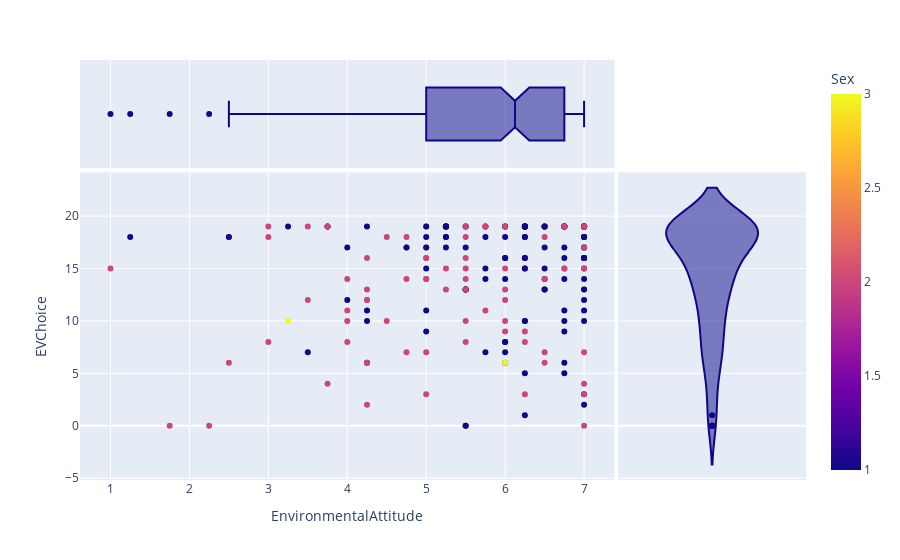
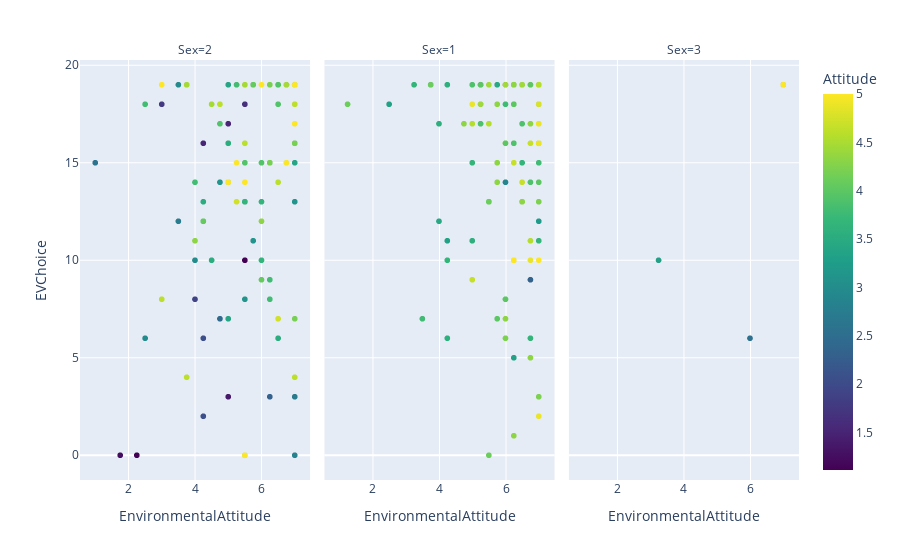

The notebook cell saved with these charts, in order:
### Code cell
#print plot with plotly express
fig = px.scatter(df, x="EnvironmentalAttitude", y="EVChoice", color="Sex", marginal_y="violin",marginal_x="box")
fig.show()

fig2 = px.scatter(df, x="EnvironmentalAttitude", y="EVChoice", color="Attitude", facet_col="Sex",color_continuous_scale=px.colors.sequential.Viridis, render_mode="webgl")
fig2.show()

### Figure 1 — Plotly figure (JSON) as saved in the notebook; plotly's stock layout.template omitted (floating-point values rounded to 4 significant figures; data arrays with more than 128 entries replaced by an {"elided": "..."} marker saying what was removed)
{"data": [{"hoverlabel": {"namelength": 0}, "hovertemplate": "EnvironmentalAttitude=%{x}<br>EVChoice=%{y}<br>Sex=%{marker.color}", "legendgroup": "", "marker": {"color": {"elided": "230 int values"}, "coloraxis": "coloraxis", "symbol": "circle"}, "mode": "markers", "name": "", "showlegend": false, "type": "scatter", "x": {"elided": "230 float values"}, "xaxis": "x", "y": {"elided": "230 int values"}, "yaxis": "y"}, {"alignmentgroup": "True", "hoverlabel": {"namelength": 0}, "hovertemplate": "EnvironmentalAttitude=%{x}", "legendgroup": "", "marker": {"color": "#0d0887", "symbol": "circle"}, "name": "", "notched": true, "offsetgroup": "", "showlegend": false, "type": "box", "x": {"elided": "230 float values"}, "xaxis": "x3", "yaxis": "y3"}, {"alignmentgroup": "True", "hoverlabel": {"namelength": 0}, "hovertemplate": "EVChoice=%{y}", "legendgroup": "", "marker": {"color": "#0d0887", "symbol": "circle"}, "name": "", "offsetgroup": "", "scalegroup": "y", "showlegend": false, "type": "violin", "xaxis": "x2", "y": {"elided": "230 int values"}, "yaxis": "y2"}], "layout": {"coloraxis": {"colorbar": {"title": {"text": "Sex"}}, "colorscale": [[0, "#0d0887"], [0.1111, "#46039f"], [0.2222, "#7201a8"], [0.3333, "#9c179e"], [0.4444, "#bd3786"], [0.5556, "#d8576b"], [0.6667, "#ed7953"], [0.7778, "#fb9f3a"], [0.8889, "#fdca26"], [1, "#f0f921"]]}, "legend": {"tracegroupgap": 0}, "margin": {"t": 60}, "xaxis": {"anchor": "y", "domain": [0, 0.7363], "title": {"text": "EnvironmentalAttitude"}}, "xaxis2": {"anchor": "y2", "domain": [0.7413, 1], "matches": "x2", "showgrid": false, "showline": false, "showticklabels": false, "ticks": ""}, "xaxis3": {"anchor": "y3", "domain": [0, 0.7363], "matches": "x", "showgrid": true, "showticklabels": false}, "xaxis4": {"anchor": "y4", "domain": [0.7413, 1], "matches": "x2", "showgrid": false, "showline": false, "showticklabels": false, "ticks": ""}, "yaxis": {"anchor": "x", "domain": [0, 0.7326], "title": {"text": "EVChoice"}}, "yaxis2": {"anchor": "x2", "domain": [0, 0.7326], "matches": "y", "showgrid": true, "showticklabels": false}, "yaxis3": {"anchor": "x3", "domain": [0.7426, 1], "matches": "y3", "showgrid": false, "showline": false, "showticklabels": false, "ticks": ""}, "yaxis4": {"anchor": "x4", "domain": [0.7426, 1], "matches": "y3", "showgrid": true, "showline": false, "showticklabels": false, "ticks": ""}}}

### Figure 2 — Plotly figure (JSON) as saved in the notebook; plotly's stock layout.template omitted (floating-point values rounded to 4 significant figures)
{"data": [{"hoverlabel": {"namelength": 0}, "hovertemplate": "Sex=2<br>EnvironmentalAttitude=%{x}<br>EVChoice=%{y}<br>Attitude=%{marker.color}", "legendgroup": "", "marker": {"color": [3.56, 3.78, 4.89, 4.89, 3.89, 3.33, 3.44, 2, 4.67, 4.78, 3.44, 5, 4.67, 3.44, 5, 5, 4.22, 4.33, 5, 4, 4.67, 4.89, 4.56, 4.33, 2.89, 4.67, 3.78, 4.11, 2.56, 4, 4.22, 1.78, 3.78, 3.78, 4.78, 2.11, 4.33, 4.67, 2.11, 5, 4.67, 3.22, 4.67, 3, 5, 4, 4, 4.11, 4.11, 4.44, 4.89, 4.67, 4.78, 3.78, 3.44, 4.67, 4.44, 3.33, 3.78, 4.67, 3.67, 4.22, 5, 2.56, 4.44, 2.33, 5, 4.56, 4.44, 4.78, 5, 5, 3.78, 4.56, 3.89, 3.89, 3.11, 3.67, 3.78, 5, 4.44, 1.78, 5, 3, 5, 5, 4.11, 2.78, 3.33, 1.89, 4.22, 2.44, 4.56, 3.33, 5, 4.56, 3.89, 4.33, 4.67, 3.67, 4.22, 3.44, 3.11, 4, 4.33, 2.22, 3.44, 4, 4.11, 5, 4.56, 5], "coloraxis": "coloraxis", "symbol": "circle"}, "mode": "markers", "name": "", "showlegend": false, "type": "scattergl", "x": [5.5, 7, 6.75, 6.25, 6, 4, 5.5, 5, 3.75, 6.5, 5.5, 7, 5.5, 7, 3, 6.25, 7, 7, 5.25, 5.25, 7, 7, 4.5, 6.25, 4.75, 5.75, 4.5, 5.5, 4.25, 6.25, 6, 2.25, 6.25, 4.25, 6.5, 5, 7, 7, 4.25, 6.5, 3, 7, 7, 5.5, 5.5, 6.25, 7, 4.75, 6.5, 6.75, 7, 6.5, 5.25, 6.5, 4.25, 4.75, 5, 2.5, 5.75, 7, 5, 5.75, 6.75, 4.25, 7, 3, 3.75, 3.75, 6, 6.75, 7, 6.5, 5, 6.5, 7, 5.5, 7, 5, 5, 5, 4, 5.5, 5.25, 1, 7, 6.75, 6, 6.25, 3.5, 1.75, 4.25, 4, 3.75, 6.75, 5.5, 5.5, 6, 7, 5.5, 7, 6.5, 5.75, 3.5, 4, 6.25, 5.5, 4.75, 2.5, 6.5, 6, 6.75, 7], "xaxis": "x", "y": [0, 16, 19, 19, 10, 10, 13, 3, 4, 19, 8, 19, 19, 13, 19, 19, 19, 19, 19, 19, 19, 18, 18, 19, 7, 19, 10, 15, 2, 8, 9, 0, 15, 13, 7, 17, 16, 18, 16, 19, 8, 0, 4, 13, 0, 9, 19, 17, 18, 15, 19, 14, 13, 6, 12, 18, 16, 6, 19, 19, 7, 19, 19, 6, 19, 18, 19, 19, 12, 19, 17, 19, 14, 19, 19, 13, 3, 19, 16, 14, 11, 10, 15, 15, 19, 15, 15, 3, 19, 0, 12, 8, 19, 19, 14, 19, 13, 7, 16, 15, 19, 11, 12, 14, 15, 18, 14, 18, 19, 19, 19, 19], "yaxis": "y"}, {"hoverlabel": {"namelength": 0}, "hovertemplate": "Sex=1<br>EnvironmentalAttitude=%{x}<br>EVChoice=%{y}<br>Attitude=%{marker.color}", "legendgroup": "", "marker": {"color": [4.89, 4.89, 5, 4.89, 3.67, 3.67, 4.22, 3.33, 3.67, 3.44, 4.22, 3.89, 4.33, 3.89, 4, 4.56, 3.56, 4, 5, 4.78, 3.11, 4.67, 3.78, 4.78, 5, 4.78, 4.56, 3.89, 4.44, 4.33, 5, 4.11, 4.44, 4, 4.11, 4.22, 4.56, 4.67, 2.89, 4.33, 2.89, 5, 1.11, 4.89, 3.89, 4, 2.33, 2.44, 4.33, 3.89, 4.11, 3.89, 4.11, 4.89, 3.22, 3.44, 4.89, 4.89, 4.89, 4.44, 2.78, 3.33, 4.89, 3.78, 3.56, 4.78, 4.78, 3.56, 4.11, 3.78, 3.78, 4.56, 4.33, 4, 4.44, 4, 4.78, 3.67, 3.56, 3.56, 4.11, 5, 4.89, 3.56, 3.67, 3.78, 4.33, 4.33, 4, 4.56, 4.44, 3.67, 4, 3.67, 4, 4.33, 4.33, 4.89, 4.89, 2.89, 4.33, 3.89, 4.89, 4.67, 3.78, 4, 4.78, 4.78, 3.22, 4.33, 4.67, 4.56, 4.44, 3.33], "coloraxis": "coloraxis", "symbol": "circle"}, "mode": "markers", "name": "", "showlegend": false, "type": "scattergl", "x": [6.75, 7, 7, 6.75, 7, 5, 7, 6.25, 6.75, 5.75, 6, 5.25, 6.25, 6.75, 6, 6.25, 4.25, 6, 7, 7, 7, 5, 6.5, 7, 6.25, 7, 6.75, 5.25, 6.5, 6.75, 7, 6.25, 5.25, 7, 6.25, 7, 6.75, 6.5, 5.25, 6, 3.75, 6.25, 6, 7, 6.25, 5.75, 6.75, 5.25, 6.25, 5.5, 1.25, 6.5, 5.5, 7, 7, 4, 7, 6.25, 7, 5.5, 7, 4.25, 7, 5.5, 5.25, 6.75, 6, 4, 5.5, 7, 6.25, 5.5, 6.75, 6, 6, 7, 7, 3.25, 5, 7, 3.75, 7, 7, 4.25, 6.25, 6, 5.75, 5.75, 5.25, 5, 5.25, 6.5, 6.25, 4.25, 6.5, 5.75, 6.25, 5, 7, 6, 6.5, 5, 7, 6.75, 3.5, 6.75, 7, 7, 7, 4.75, 6.25, 7, 6.5, 2.5], "xaxis": "x2", "y": [19, 19, 19, 10, 11, 15, 13, 5, 6, 19, 6, 17, 10, 14, 8, 16, 6, 8, 19, 16, 18, 9, 13, 19, 19, 17, 19, 19, 19, 5, 19, 18, 19, 19, 19, 3, 11, 14, 19, 7, 19, 10, 19, 2, 16, 7, 9, 19, 1, 13, 18, 17, 0, 19, 19, 12, 19, 19, 17, 19, 16, 11, 18, 13, 18, 19, 16, 17, 13, 15, 19, 17, 17, 16, 19, 14, 19, 19, 11, 19, 19, 10, 19, 19, 19, 18, 18, 14, 19, 17, 18, 15, 18, 10, 19, 15, 19, 18, 16, 14, 13, 19, 16, 16, 7, 19, 18, 19, 12, 17, 15, 19, 19, 18], "yaxis": "y2"}, {"hoverlabel": {"namelength": 0}, "hovertemplate": "Sex=3<br>EnvironmentalAttitude=%{x}<br>EVChoice=%{y}<br>Attitude=%{marker.color}", "legendgroup": "", "marker": {"color": [3.33, 3, 5, 2.56], "coloraxis": "coloraxis", "symbol": "circle"}, "mode": "markers", "name": "", "showlegend": false, "type": "scattergl", "x": [3.25, 7, 7, 6], "xaxis": "x3", "y": [10, 19, 19, 6], "yaxis": "y3"}], "layout": {"annotations": [{"font": {}, "showarrow": false, "text": "Sex=2", "x": 0.16, "xanchor": "center", "xref": "paper", "y": 1, "yanchor": "bottom", "yref": "paper"}, {"font": {}, "showarrow": false, "text": "Sex=1", "x": 0.5, "xanchor": "center", "xref": "paper", "y": 1, "yanchor": "bottom", "yref": "paper"}, {"font": {}, "showarrow": false, "text": "Sex=3", "x": 0.84, "xanchor": "center", "xref": "paper", "y": 1, "yanchor": "bottom", "yref": "paper"}], "coloraxis": {"colorbar": {"title": {"text": "Attitude"}}, "colorscale": [[0, "#440154"], [0.1111, "#482878"], [0.2222, "#3e4989"], [0.3333, "#31688e"], [0.4444, "#26828e"], [0.5556, "#1f9e89"], [0.6667, "#35b779"], [0.7778, "#6ece58"], [0.8889, "#b5de2b"], [1, "#fde725"]]}, "legend": {"tracegroupgap": 0}, "margin": {"t": 60}, "xaxis": {"anchor": "y", "domain": [0, 0.32], "title": {"text": "EnvironmentalAttitude"}}, "xaxis2": {"anchor": "y2", "domain": [0.34, 0.66], "matches": "x", "title": {"text": "EnvironmentalAttitude"}}, "xaxis3": {"anchor": "y3", "domain": [0.68, 1.0], "matches": "x", "title": {"text": "EnvironmentalAttitude"}}, "yaxis": {"anchor": "x", "domain": [0, 1], "title": {"text": "EVChoice"}}, "yaxis2": {"anchor": "x2", "domain": [0, 1], "matches": "y", "showticklabels": false}, "yaxis3": {"anchor": "x3", "domain": [0, 1], "matches": "y", "showticklabels": false}}}
